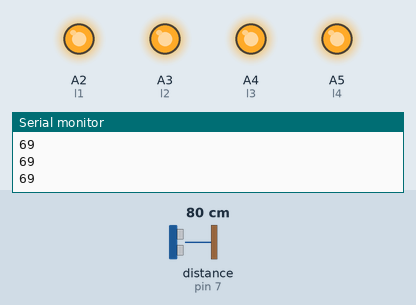
The sketch below on a simulated Arduino Uno, built with avr-gcc and run on an emulated ATmega328P. Shown: output pins drawn as LEDs (lit = HIGH), the last lines printed to the serial monitor. Inputs (shaded band) come from the test bench; at power-on: distance to the obstacle (sensor on pin 7) 80 cm. The echo pulse lasts 58.3 µs per cm; pins used as bus, display or sensor lines are not drawn.

Above: at 1.2 s.
1.3 s: distance to the obstacle (sensor on pin 7) set to 68 cm
2.8 s: distance to the obstacle (sensor on pin 7) set to 60 cm
At 3.9 s:
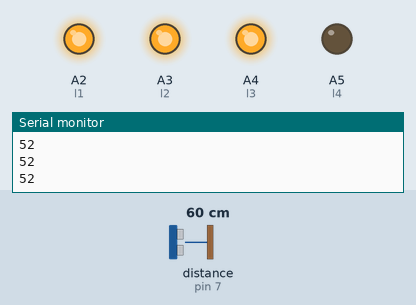
4.3 s: distance to the obstacle (sensor on pin 7) set to 43 cm
5.8 s: distance to the obstacle (sensor on pin 7) set to 37 cm
At 6.4 s:
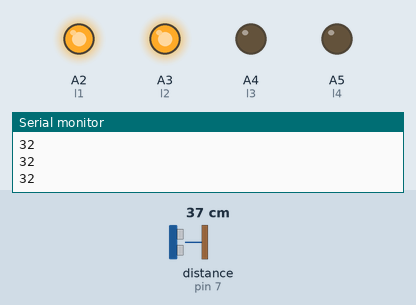
7.3 s: distance to the obstacle (sensor on pin 7) set to 25 cm
8.8 s: distance to the obstacle (sensor on pin 7) set to 20 cm
At 9.7 s:
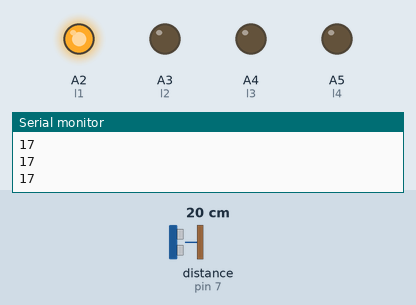
Timing chart, 0 to 11.3 s (numbered marks = the images above; inputs shaded):
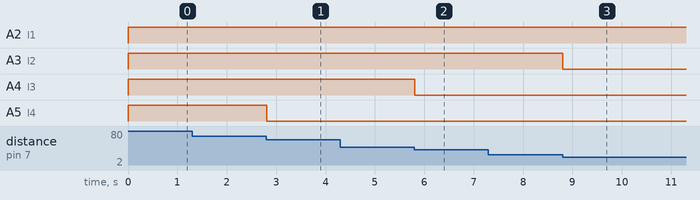

The sketch:

distance_and_light_glow.ino
```cpp
#include<SoftwareSerial.h>
int trig=6;
int echo=7;
int l1=A2;
int l2=A3;
int l3=A4;
int l4=A5;
void setup() {
  // put your setup code here, to run once:
  Serial.begin(9600);
  pinMode(trig,OUTPUT);
  pinMode(echo,INPUT);
  pinMode(l1,OUTPUT);
  pinMode(l2,OUTPUT);
  pinMode(l3,OUTPUT);
  pinMode(l4,OUTPUT);
}

void loop() {
  // put your main code here, to run repeatedly:
      digitalWrite(trig,LOW);
      delay(2);
      digitalWrite(trig,HIGH);
      delay(2);
      digitalWrite(trig,LOW);
      int duration=pulseIn(echo,HIGH);
      int dist=(0.03*duration)/2;
      Serial.println(dist);
  if(dist<20){
      digitalWrite(l1,HIGH);
       digitalWrite(l2,LOW);
       digitalWrite(l3,LOW);
       digitalWrite(l4,LOW);
  }
  else if(dist>20 && dist<35){
       digitalWrite(l2,HIGH);
       digitalWrite(l1,HIGH);
       digitalWrite(l3,LOW);
       digitalWrite(l4,LOW);
  }
  else if(dist>35 && dist<55){
       digitalWrite(l2,HIGH);
       digitalWrite(l1,HIGH);
       digitalWrite(l3,HIGH);
       digitalWrite(l4,LOW);
  }
  else if(dist>55){
       digitalWrite(l2,HIGH);
       digitalWrite(l1,HIGH);
       digitalWrite(l3,HIGH);
       digitalWrite(l4,HIGH);
  }

}
```

Measured:
- the behaviour switches between 63 and 62 cm on distance to the obstacle (sensor on pin 7) (found by bisection; images 0 and 1)
- the behaviour switches between 41 and 40 cm on distance to the obstacle (sensor on pin 7) (found by bisection; images 1 and 2)
- the behaviour switches between 23 and 22 cm on distance to the obstacle (sensor on pin 7) (found by bisection; images 2 and 3)
- after the input at 2.8 s, A5 (l4): HIGH → LOW at once
- after the input at 5.8 s, A4 (l3): HIGH → LOW at once
- after the input at 8.8 s, A3 (l2): HIGH → LOW at once
